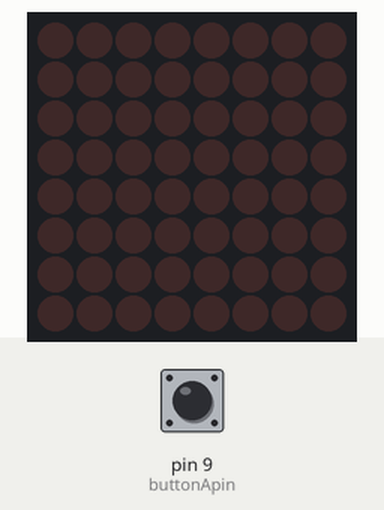
Recording of a sketch running on a simulated Arduino Uno, built with avr-gcc and run on an emulated ATmega328P. Parts: 8×8 LED matrix. Inputs (shaded band) come from the test bench; at power-on: pin 9 (buttonApin) HIGH. Random numbers use the default seed unless the sketch sets one.

Above: at 1.2 s.
1.3 s: pin 9 (buttonApin) pulled LOW for 0.15 s
At 2.6 s:
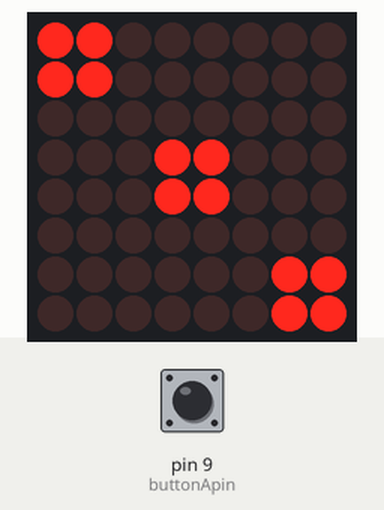
2.9 s: pin 9 (buttonApin) pulled LOW for 1 s
At 5.1 s:
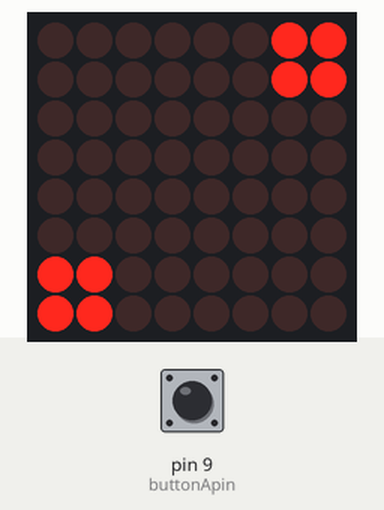
5.4 s: pin 9 (buttonApin) pulled LOW for 3.2 s
At 6.0 s:
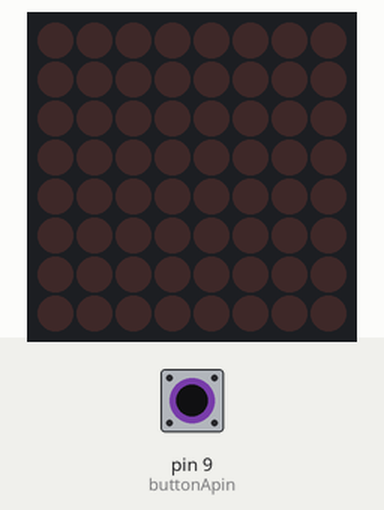
10.1 s: pin 9 (buttonApin) pulled LOW for 0.15 s
At 10.6 s:
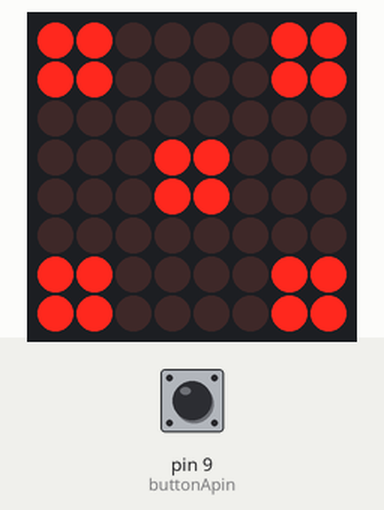
11.7 s: pin 9 (buttonApin) pulled LOW for 0.15 s
At 12.8 s:
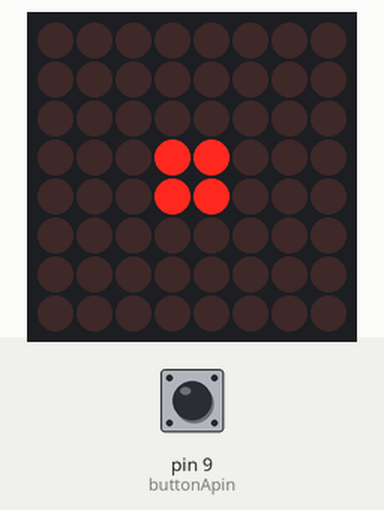
13.3 s: pin 9 (buttonApin) pulsed LOW 5 times (0.12 s each, 0.3 s apart)
At 14.11 s:
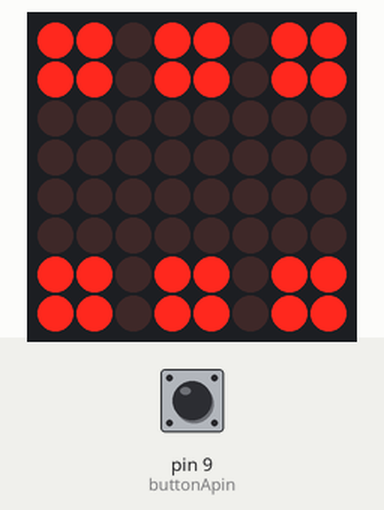
Timing chart, 0 to 16.3 s (numbered marks = the images above; inputs shaded):
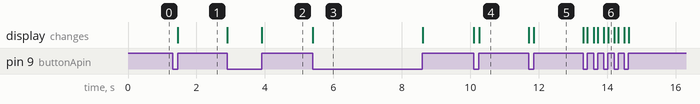

Measured:
- after the input at 1.3 s, the display: changes after 0.16 s (image 1)
- after the input at 2.9 s, the display: first changes at once (image 2 shows a later state)
- after the input at 5.4 s, the display: changes at once (image 3)
- after the input at 10.1 s, the display: first changes at once (image 4 shows a later state)
- after the input at 11.7 s, the display: first changes at once (image 5 shows a later state)

The sketch:

MAX7219_Alea_v1.ino
```cpp
//www.elegoo.com
//2016.12.9

//We always have to include the library
#include "LedControl.h"

/*
  pin 12 is connected to the DataIn of MAX72XX
  pin 11 is connected to LOAD(CS) of MAX72XX
  pin 10 is connected to the CLK of MAX72XX

  pin 9 is connected to the button
*/

LedControl lc = LedControl(12, 10, 11, 1);

unsigned long previous_time;
unsigned long current_time;
unsigned long delta_time;
long randNumber;
int buttonApin = 9;
boolean button_pushed;

void setup() {
  /*
    The MAX72XX is in power-saving mode on startup,
    we have to do a wakeup call
  */
  lc.shutdown(0, false);
  /* Set the brightness to a medium values */
  lc.setIntensity(0, 8);
  /* and clear the display */
  lc.clearDisplay(0);

  randomSeed(analogRead(0));

  pinMode(buttonApin, INPUT_PULLUP);
}

void alea()  {
  randNumber = random(1, 7);
  switch (randNumber) {
    case 1:
      lc.setColumn(0, 3, B00011000);
      lc.setColumn(0, 4, B00011000);
      break;
    case 2:
      lc.setColumn(0, 0, B00000011);
      lc.setColumn(0, 1, B00000011);
      lc.setColumn(0, 6, B11000000);
      lc.setColumn(0, 7, B11000000);
      break;
    case 3:
      lc.setColumn(0, 0, B11000000);
      lc.setColumn(0, 1, B11000000);
      lc.setColumn(0, 3, B00011000);
      lc.setColumn(0, 4, B00011000);
      lc.setColumn(0, 6, B00000011);
      lc.setColumn(0, 7, B00000011);
      break;
    case 4:
      lc.setColumn(0, 0, B11000011);
      lc.setColumn(0, 1, B11000011);
      lc.setColumn(0, 6, B11000011);
      lc.setColumn(0, 7, B11000011);
      break;
    case 5:
      lc.setColumn(0, 0, B11000011);
      lc.setColumn(0, 1, B11000011);
      lc.setColumn(0, 3, B00011000);
      lc.setColumn(0, 4, B00011000);
      lc.setColumn(0, 6, B11000011);
      lc.setColumn(0, 7, B11000011);
      break;
    case 6:
      lc.setColumn(0, 0, B11000011);
      lc.setColumn(0, 1, B11000011);
      lc.setColumn(0, 3, B11000011);
      lc.setColumn(0, 4, B11000011);
      lc.setColumn(0, 6, B11000011);
      lc.setColumn(0, 7, B11000011);
      break;
  }
}

void loop() {
  if  (digitalRead(buttonApin) == LOW) {
    lc.clearDisplay(0);
    button_pushed = true;
  }
  if  ((digitalRead(buttonApin) == HIGH) && (button_pushed)) {
    button_pushed = false;
    previous_time = millis();
    alea();
  }

  current_time = millis();
  delta_time = (current_time - previous_time) / 1000;

  if (delta_time > 10) {
    lc.clearDisplay(0);
  }
}
```
